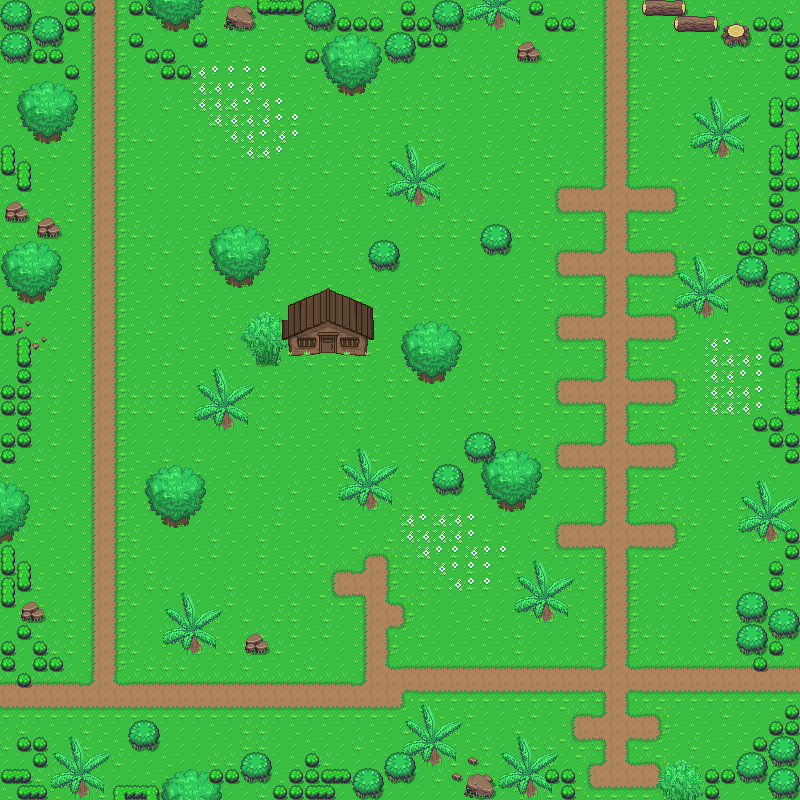

The image is a tile-based game level rendered from a .tmx file. Its description and source (layers, tilesets, objects; grid data summarised) follow:
An orthogonal 50x50 tile map with 16x16 px tiles, 5 tile layers (Tile Layer 1, terrain, abovePlayer, grass, ...), 2 tilesets.

<map version="1.0" tiledversion="1.0.2" orientation="orthogonal" renderorder="left-down" width="50" height="50" tilewidth="16" tileheight="16" nextobjectid="1">
 <tileset firstgid="1" source="../../Tileset/Overworld.tsx" />
 <tileset firstgid="1729" source="../../Tileset/Building.tsx" />
 <layer name="Tile Layer 1" width="50" height="50">
  <data>[2500 cells, 2500 non-empty, 4 distinct tile ids]</data>
 </layer>
 <layer name="terrain" width="50" height="50">
  <data>[2500 cells, 580 non-empty, 13 distinct tile ids]</data>
 </layer>
 <layer name="abovePlayer" width="50" height="50">
  <data>[2500 cells, 283 non-empty, 52 distinct tile ids]</data>
 </layer>
 <layer name="grass" width="50" height="50">
  <data>[2500 cells, 374 non-empty, 75 distinct tile ids]</data>
 </layer>
 <layer name="trees" width="50" height="50">
  <data>[2500 cells, 52 non-empty, 16 distinct tile ids]</data>
 </layer>
</map>
